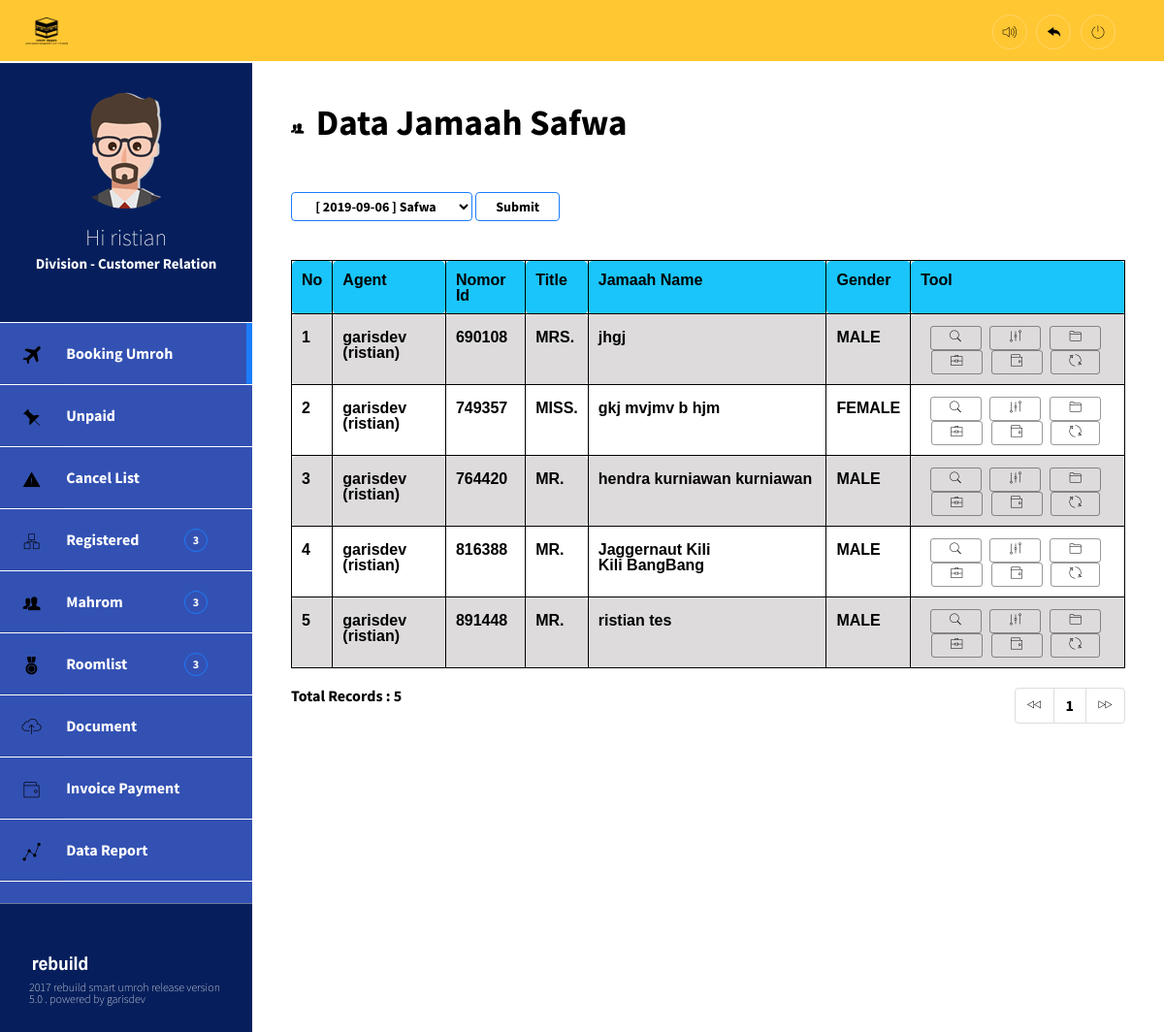
Page /modul/90/datajamaahberkah.php (signed in) on the committed database.
### tables this page shows
CREATE TABLE `jamaah_daftar` (
  `nomor_id` char(10) NOT NULL,
  `date_daftar` datetime NOT NULL,
  `title` varchar(10) NOT NULL,
  `first_name` varchar(100) NOT NULL,
  `last_name` varchar(100) NOT NULL,
  `surname` varchar(100) NOT NULL,
  `gender` varchar(50) NOT NULL,
  `place_of_birth` varchar(100) NOT NULL,
  `birthdate` date NOT NULL,
  `status_jamaah` varchar(20) NOT NULL,
  `phone` varchar(20) NOT NULL,
  `alamat` text NOT NULL,
  `email` varchar(100) NOT NULL,
  `kota` varchar(100) NOT NULL,
  `family_name` varchar(100) NOT NULL,
  `family_contact` varchar(100) NOT NULL,
  `family_relationship` varchar(100) NOT NULL,
  `no_pass` varchar(100) NOT NULL,
  `poi` varchar(100) NOT NULL,
  `doi` date NOT NULL,
  `expired` varchar(50) NOT NULL,
  `petugas` varchar(100) NOT NULL,
  `travel` varchar(100) NOT NULL
);

### modul/90/datajamaahberkah.php (the view, shortened to what this page needs)
<!DOCTYPE html>
<?php
include_once "../library/inc.tanggal.php";
require('../config/travel-config.php');
?>
<html>
<head>
    <link rel="stylesheet" type="text/css" href="../css/bootstrap.min.css">
    <link rel="stylesheet" type="text/css" href="../css/main.min.css">
    <link rel="stylesheet" type="text/css" href="../css/pe-icon-7-filled.css">
    <link rel="stylesheet" type="text/css" href="../css/pe-icon-7-stroke.css">
    <link rel="stylesheet" href="https://www.amcharts.com/lib/3/plugins/export/export.css" type="text/css" media="all">
             <link rel="stylesheet" href="../plugins/choosen/chosen.css">
</head>
<body>
<?php
$row = 50;
$hal = isset($_GET['hal']) ? $_GET['hal'] : 0;
$pageSql = "SELECT DISTINCT  jamaah_daftar.*,track_jamaah.kd_umroh,track_jamaah.packages_program
FROM jamaah_daftar
LEFT JOIN track_jamaah on jamaah_daftar.nomor_id=track_jamaah.nomor_id
WHERE packages_program='Safwa' ";
$pageQry = mysql_query($pageSql, $Link) or die ("error paging: ".mysql_error());
$jml   = mysql_num_rows($pageQry);
$max   = ceil($jml/$row);
if(isset($_POST['btnCari'])){
  if($_POST) {
    $txtKataKunci = $_POST['txtKataKunci'];
    $mySql = "SELECT DISTINCT  jamaah_daftar.*,track_jamaah.kd_umroh,track_jamaah.packages_program
    FROM jamaah_daftar
    LEFT JOIN track_jamaah on jamaah_daftar.nomor_id=track_jamaah.nomor_id
    WHERE  depart LIKE '%$txtKataKunci%' and packages_program='Safwa'
          ORDER BY nomor_id ASC LIMIT $hal, $row";
  }
}
else {
  $mySql = "SELECT DISTINCT  jamaah_daftar.*,track_jamaah.kd_umroh,track_jamaah.packages_program
  FROM jamaah_daftar
  LEFT JOIN track_jamaah on jamaah_daftar.nomor_id=track_jamaah.nomor_id
  WHERE packages_program='Safwa' ORDER BY nomor_id ASC LIMIT $hal, $row";
}
$dataKataKunci  = isset($_POST['txtKataKunci']) ? $_POST['txtKataKunci'] : '';
?>
    <?php include "menu.php"; ?>
<section class="content">
            <header class="main-header">
                <div class="main-header__nav">
                    <h1 class="main-header__title">
                        <i class="pe-7f-users"></i>
                        <span>Data Jamaah Safwa </span>
                    </h1>
                    <ul class="main-header__breadcrumb">
                        <li><a href="?page=90" onclick="return false;"></a></li>
                    </ul>
                </div>
    <div class="row">
                    <div class="col-md-12">
                        <article class="widget">
            <form action="<?php $_SERVER['PHP_SELF']; ?>" method="post" name="form1" target="_self" id="form1"  class="form-horizontal" role="form">
                             <select name="txtKataKunci" bgcolor="blue" class="btn blue ">
                               <?php
    $bacaSql = "SELECT DISTINCT depart, packages_program FROM track_jamaah WHERE packages_program='Safwa'";
    $bacaQry = mysql_query($bacaSql, $Link) or die ("Gagal Query".mysql_error());
    while ($bacaData = mysql_fetch_array($bacaQry)) {
    if ($bacaData['id_track'] == $dataKataKunci) {
      $cek = " selected";
    } else { $cek=""; }
    echo "<option value='$bacaData[depart]' $cek>[ $bacaData[depart] ]  $bacaData[packages_program]  </option>";
    }
    ?>
                                </select>
         <button  type="submit" name="btnCari" value="search"  class="btn blue" type="submit">
                        Submit
                      </button>
            </form>
                        </article>
                    </div>
                </div>
    <div class="row">
    <div class="col-md-12">
    <article class="widget">
        <table width="100%" height="100%" >
        <tr>
            <th>No</th>
            <th>Agent</th>
            <th>Nomor Id</th>
            <th>Title</th>
            <th>Jamaah Name</th>
            <th>Gender</th>
             <th>Tool</th>
            </tr>
<?php
  $myQry = mysql_query($mySql, $Link)  or die ("Query salah : ".mysql_error());
  $nomor = 0;
  while ($myData = mysql_fetch_array($myQry)) {
    $nomor++;
    $Kode = $myData['nomor_id'];
  ?>
        <tr>
        <td><?php echo $nomor; ?></td>
        <td><?php echo $myData['travel']; ?> (<?php echo $myData['petugas']; ?>)</td>
        <td><?php echo $myData['nomor_id']; ?></td>
        <td><?php echo $myData['title']; ?></td>
        <td><?php echo $myData['first_name']; ?>&nbsp;<?php echo $myData['last_name']; ?>&nbsp;<?php echo $myData['surname']; ?></td>
        <td><?php echo $myData['gender']; ?></td>
        <td style="text-align:center"> <a href="90/register_print.php?NomorJamaah=<?php echo $myData['nomor_id']; ?>" target="_self" alt="Detail Data" class='btn btn-xs btn-info ace-icon fa fa-eye ' title="Detail"> <i class="pe-7s-search" ></i></a>&nbsp;
        <a href="?page=edit_jamaah&Kode=<?php echo $Kode; ?>" target="_self" alt="Edit Data"  class='btn btn-xs btn-success ace-icon fa fa-pencil bigger-120' title="Edit"><i class="pe-7s-edit" ></i></a>&nbsp;
           <a href="?page=Document_Personal_Safwa&NomorID=<?php echo $myData['nomor_id']; ?> " target="_self" alt="Detail Data" class='btn btn-xs btn-info ace-icon fa fa-eye bigger-120' title="Document"><i class="pe-7s-folder" ></i></a>&nbsp;
           <a href="?page=Equipment-Data90&NomorJamaah=<?php echo $myData['nomor_id']; ?>" target="_self" alt="Detail Data" class='btn btn-xs btn-info ace-icon fa fa-eye bigger-120' title="Equipment"><i class="pe-7s-portfolio" ></i></a>&nbsp;
           <a href="cetak/invoice_print.php?NomorJamaah=<?php echo $myData['nomor_id']; ?>" target="_self" alt="Detail Data" class='btn btn-xs btn-info ace-icon fa fa-eye bigger-120' title="Invoice"><i class="pe-7s-wallet" ></i></a>&nbsp;
           <a href="#" target="_self" alt="Cancel" class='btn btn-xs btn-info ace-icon fa fa-eye bigger-120' title="Cancel/Refund"><i class="pe-7s-refresh-2" ></i></a>&nbsp;
         </tr>
                <?php } ?>
         </table>
            <ul class="pagination pull-left no-margin">
<li class="" >
<strong style="font-weight: bold;">Total Records :</strong>
                                <?php echo $jml; ?>
</ul>
<?php
        $prev = $hal - $row;
        if ($prev <= -$row) { $prev = 0;}
        $next = $hal + $row;
        $Selisih = $jml - $row;
        if ($Selisih <= 0) {$Selisih = 0;}
        if ($next >= $jml) { $next =  $Selisih;}
?>
        <ul class="pagination pull-right no-margin">
            <li class="prev">
        <?php
        echo "
            <a href='?page=DataJamaahSafwa&hal=$prev'>
            <i style='font-size:15px;' class='pe-7s-prev'></i>
            </a>";
            ?>
            </li>
        <li class="">
            <?php
            for ($h = 1; $h <= $max; $h++) {
                $list[$h] = $row * $h - $row;
                echo " <a href='?page=DataJamaahSafwa&hal=$list[$h]'>$h</a> ";
            }
            ?>
        </li>
        <li class="next">
                <?php
        echo "
            <a href='?page=DataJamaahSafwa&hal=$next'>
            <i style='font-size:15px;' class='pe-7s-next'></i>
            </a>";
            ?>
        </li>
            </ul>
                        </article>
                    </div>
                </div>
             </header>
            <footer class="footer-brand">
                    <?php include "footer.php"; ?>
            </footer>
        </section>
</body>
</html>
<?php
if(isset($_SESSION["Travel"])) {
  exit;
}
else {
  echo "<meta http-equiv='refresh' content='0; url=../modul/logout.php'>";
}
?>

### rows in the picture
jamaah_daftar: travel "garisdev", petugas "ristian", nomor_id "690108", title "MRS.", first_name "jhgj", gender "MALE"
jamaah_daftar: travel "garisdev", petugas "ristian", nomor_id "749357", title "MISS.", first_name "gkj", last_name "mvjmv", surname "b hjm", gender "FEMALE"
jamaah_daftar: travel "garisdev", petugas "ristian", nomor_id "764420", title "MR.", first_name "hendra", last_name "kurniawan", surname "kurniawan", gender "MALE"
jamaah_daftar: travel "garisdev", petugas "ristian", nomor_id "816388", title "MR.", first_name "Jaggernaut", last_name "Kili Kili", surname "BangBang", gender "MALE"
jamaah_daftar: travel "garisdev", petugas "ristian", nomor_id "891448", title "MR.", first_name "ristian", last_name "tes", gender "MALE"

### other values in the picture
$_SESSION['FirstName'] "ristian"
$jml "5"
